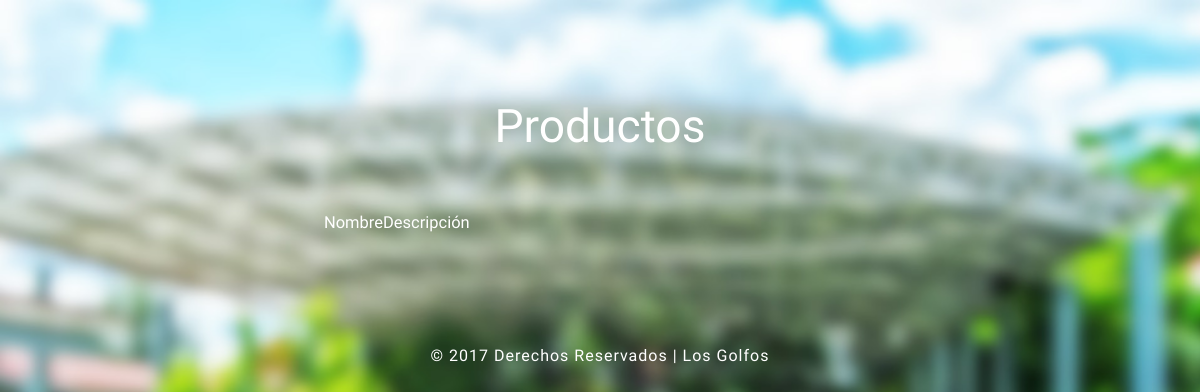
The page /mudle/productos.php on the database as committed earlier.
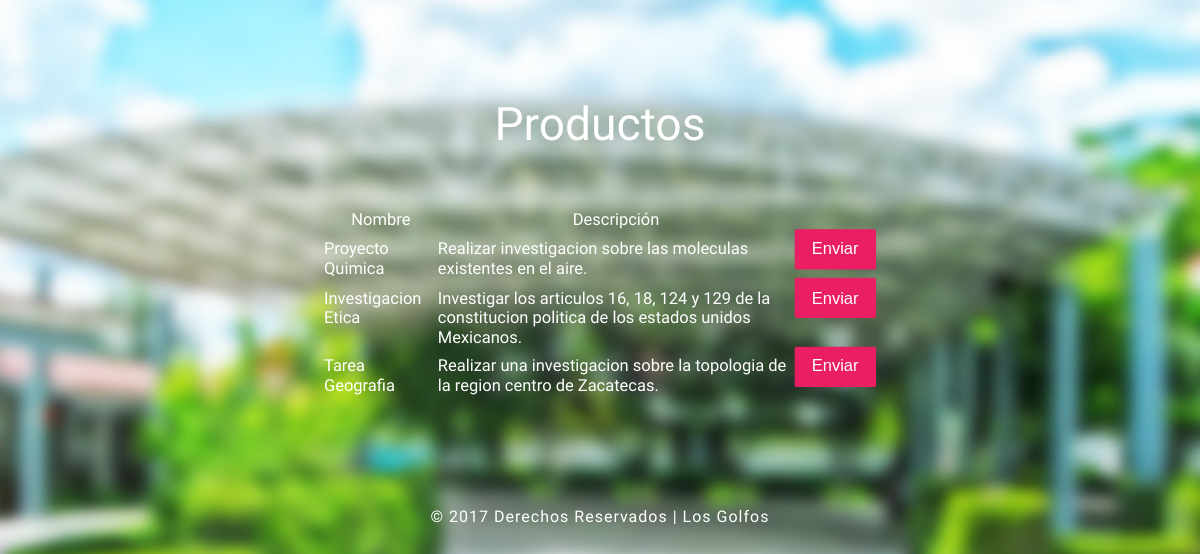
The same page on the database as committed later.
### tables this page shows
CREATE TABLE `producto` (
  `id_producto` int(11) NOT NULL,
  `fecha_entrega` date NOT NULL,
  `nombre` varchar(30) NOT NULL,
  `descripcion` text NOT NULL
);

### mudle/productos.php (the view, shortened to what this page needs)
<!DOCTYPE html>
<html>
<head>
<link href="css/style.css" rel="stylesheet" type="text/css" media="all" />
</head>
<body>
	<div class="main-agileinfo slider ">
		<div class="items-group">
			<div class="item agileits-w3layouts">
				<div class="block text main-agileits">
					<div class="login-form loginw3-agile">
						<div class="agile-row">
							<h1>Productos</h1>
							<div class="login-agileits-top">
<?php
$host_db = "localhost";
$user_db = "root";
$pass_db = "";
$db_name = "mudle";
$tbl_name = "producto";
$conexion = new mysqli($host_db, $user_db, $pass_db, $db_name);
$sql = "SELECT * FROM $tbl_name";
$result = $conexion->query($sql);
 echo "<table><tr><th>Nombre</th><th>Descripción</th><th></th></tr>\n";
 while($row = $result->fetch_array(MYSQLI_ASSOC)){
 	echo "<form action='subir.php' method='post'>";
 echo "<tr><td>".$row['nombre']."</td><td>".$row['descripcion']."</td><td><input type='submit' name='Submit' value='Enviar'></td></tr>\n";
  echo "</form>";
 }
 echo "</table>";
 ?>
							</div>
						</div>
					</div>
				</div>
				<div class="footeragileits">
					<p> &copy; 2017 Derechos Reservados | Los Golfos</a></p>
				</div>
			</div>
		</div>
	</div>
</body>
</html>

### mudle/css/style.css (style rules this page uses)
html,body,div,span,applet,object,iframe,h1,h2,h3,h4,h5,h6,p,blockquote,pre,a,abbr,acronym,address,big,cite,code,del,dfn,em,img,ins,kbd,q,s,samp,small,strike,strong,sub,sup,tt,var,b,u,i,dl,dt,dd,ol,nav ul,nav li,fieldset,form,label,legend,table,caption,tbody,tfoot,thead,tr,th,td,article,aside,canvas,details,embed,figure,figcaption,footer,header,hgroup,menu,nav,output,ruby,section,summary,time,mark,audio,video { margin:0;padding:0;border:0;font-size:100%;font:inherit;vertical-align:baseline; }
table { border-collapse:collapse;border-spacing:0; }
body { font-family: 'Arsenal', sans-serif; background:#fff; background: url(../images/bg.jpg)repeat 0px 0px; background-size: cover; -webkit-background-size: cover; -moz-background-size: cover; -o-background-size: cover; background-attachment: fixed; }
h1 { font-size: 3em; text-align: center; color: #fff; font-weight: 100; }
.login-form h1 { font-size: 3em; color: #fff; text-align: center; margin-bottom: 1.5em; line-height: 0.7em; }
.login-form input[type="submit"] { font-size: 1em; color: #fff; background: #E91E63; border: 1px solid #E91E63; outline: none; cursor: pointer; padding: .6em 1em; -webkit-appearance: none; width: 100%; -webkit-border-radius: 2px; -moz-border-radius: 2px; -ms-border-radius: 2px; -o-border-radius: 2px; border-radius: 2px; }
.footeragileits p { line-height: 1.8em; margin: 3em 0; text-align: center; font-size:1em; color: #fff; letter-spacing: 1px; }
.slider .items-group { width: 100%; height: 100%; position: relative; }
.item { -webkit-transition: 0.5s; -moz-transition: 0.5s; -o-transition: 0.5s; -ms-transition: 0.5s; transition: 0.5s; visibility: hidden; position: relative; opacity: 1; visibility: visible; }
.item .block { width: 30%; padding: 3.5em 3em; margin: 4em auto; color: #fff; -webkit-transition: box-shadow 0.5s; transition: box-shadow 0.5s; overflow: hidden; border-radius: 10px; -webkit-transform: scale(1.03); -moz-transform: scale(1.03); -o-transform: scale(1.03); -ms-transform: scale(1.03); transform: scale(1.03); box-sizing: border-box; background-size: cover; background-position: center; background-attachment: fixed; box-shadow: none; }
@media (max-width:1440px) { .item .block { width: 50%; } }
@media (max-width:1366px) { .login-form h1 { font-size: 2.8em; } }
@media (max-width:1280px) { .item .block { padding: 3em 2em; } }

Rows that differ between the two databases and show on the page:
added producto: nombre "Proyecto Quimica", descripcion "Realizar investigacion sobre las moleculas existentes en el aire."
added producto: nombre "Investigacion Etica", descripcion "Investigar los articulos 16, 18, 124 y 129 de la constitucion politica de los estados unidos Mexicanos."
added producto: nombre "Tarea Geografia", descripcion "Realizar una investigacion sobre la topologia de la region centro de Zacatecas."
